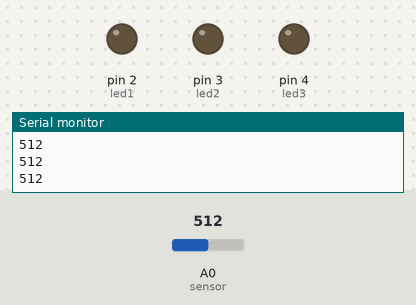
Bench run of a sketch on a simulated Arduino Uno, built with avr-gcc and run on an emulated ATmega328P. Shown: output pins drawn as LEDs (lit = HIGH), the last lines printed to the serial monitor. The inputs (shaded band) are chosen by the test bench; at power-on: A0 (sensor) = 512.

Above: at 1.2 s.
1.3 s: A0 (sensor) set to 318
2.8 s: A0 (sensor) set to 291
At 3.9 s:
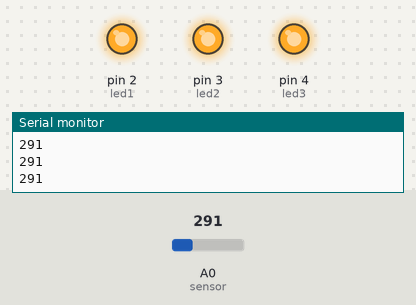
4.3 s: A0 (sensor) set to 306
At 5.0 s:
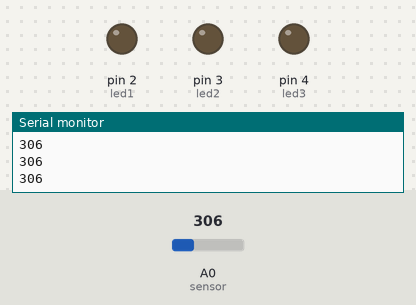
5.8 s: A0 (sensor) set to 290
At 6.2 s:
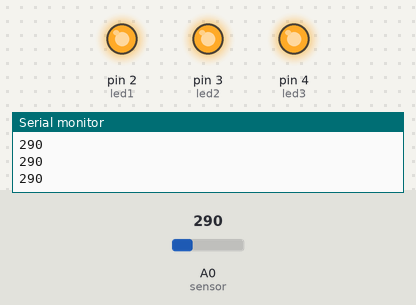
Timing chart, 0 to 8.3 s (numbered marks = the images above; inputs shaded):
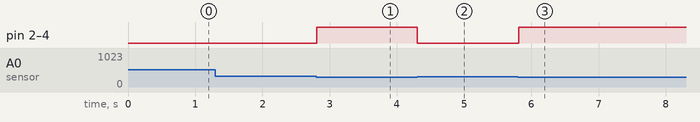

Measured:
- the behaviour switches between 300 and 299 on A0 (sensor) (found by bisection; images 0 and 1)
- after the input at 2.8 s, pin 2 (led1), pin 3 (led2), pin 4 (led3): LOW → HIGH at once
- after the input at 4.3 s, pin 2 (led1), pin 3 (led2), pin 4 (led3): HIGH → LOW at once
- after the input at 5.8 s, pin 2 (led1), pin 3 (led2), pin 4 (led3): LOW → HIGH at once

The sketch:

sketch_sep10a.ino
```cpp
#define led1 2
#define led2 3
#define led3 4
#define sensor A0

void setup() {

pinMode (led1, OUTPUT);
pinMode (led2, OUTPUT);
pinMode (led3, OUTPUT);

Serial.begin(9600);
}

void loop() {
  int Vlrd  =  analogRead(sensor);

  Serial.println(Vlrd);

  if (Vlrd < 300)
  {
    digitalWrite(led1, HIGH);
    digitalWrite(led2, HIGH);
    digitalWrite(led3, HIGH);
  } else {
           digitalWrite(led1, LOW);
           digitalWrite(led2, LOW);
           digitalWrite(led3, LOW);
         }
}
```
